Frame 1 (no input): blank canvas, image omitted
Frame 60 (no input): blank canvas, image omitted
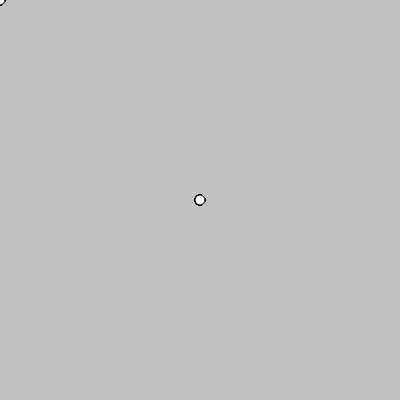
Frame 120 (the mouse pressed at the canvas centre since frame 60)

The p5.js sketch whose frames 1 and 60 were blank and that drew this single picture after the mouse press (run headless with seeded random() and noise() and a simulated clock; from frame 60 on, the mouse is pressed at the canvas centre):

// p5.js sketch
// ── sketch.js
function setup() {
  createCanvas(400, 400);
  background(192);
}

function draw() {
  ellipse(mouseX, mouseY, 10)
}
